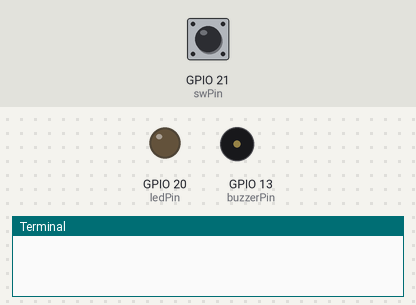
A program run on a simulated Raspberry Pi (BCM pin numbers). On the bench: output pins drawn as LEDs (lit = HIGH), buzzer (waves = sounding), the last lines printed to the terminal. Dashed ring = blinking. The test bench sets the inputs (shaded band); at power-on: GPIO 21 (swPin) LOW.

Above: at 1.2 s.
1.3 s: GPIO 21 (swPin) pulled HIGH for 0.15 s
At 1.75 s:
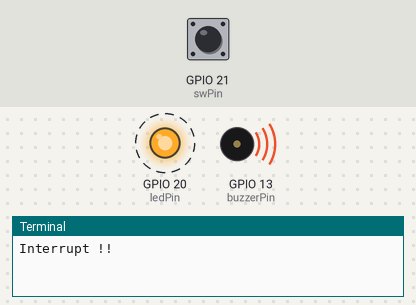
4.3 s: GPIO 21 (swPin) pulled HIGH for 1 s
At 5.1 s:
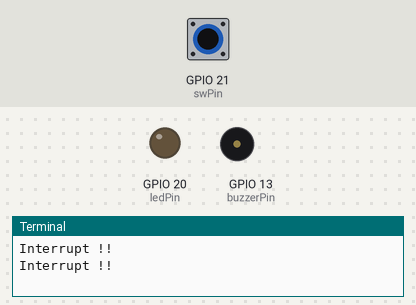
6.8 s: GPIO 21 (swPin) pulled HIGH for 3.2 s
At 6.95 s:
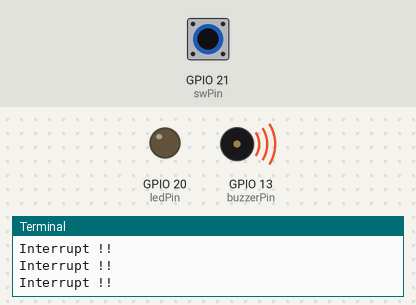
Timing chart, 0 to 17.5 s (numbered marks = the images above; inputs shaded):
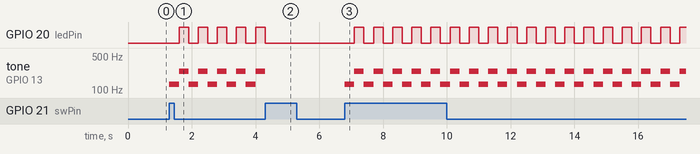

Measured:
- after the input at 1.3 s, GPIO 20 (ledPin): alternates HIGH for 0.30 s and LOW for 0.30 s, starting after 0.30 s; tone on GPIO 13 (buzzerPin): alternates 245 Hz for 0.30 s and 130 Hz for 0.30 s, starting at once
- after the input at 4.3 s, GPIO 20 (ledPin): goes on until 4.3 s, then stays LOW
- after the input at 6.8 s, GPIO 20 (ledPin): alternates HIGH for 0.30 s and LOW for 0.30 s, starting after 0.30 s; tone on GPIO 13 (buzzerPin): alternates 245 Hz for 0.30 s and 130 Hz for 0.30 s, starting at once

The program:

interrupt03.py
```python
import RPi.GPIO as GPIO
import time

# 핀번호
swPin = 21
ledPin = 20
buzzerPin = 13

# 인터럽트 상태
state = False

# 멜로디
music = [130, 245]

# 세팅, 초기화
GPIO.setmode(GPIO.BCM)
GPIO.setup(swPin, GPIO.IN, pull_up_down = GPIO.PUD_DOWN)
GPIO.setup(ledPin, GPIO.OUT)
GPIO.setup(buzzerPin, GPIO.OUT)
buzz = GPIO.PWM(buzzerPin, 440) # 440Hz를 갖는 객체 생성


def callbackfunc (channel):
	global state
	print("Interrupt !!")
	if state:
		state = False
	else:
		state = True

GPIO.add_event_detect(swPin, GPIO.RISING, callback=callbackfunc)

try:
	while True:
		GPIO.output(ledPin, False)
		i = 0	# led, 부저  신호
		while state:
			buzz.start(90)  # duty cycle 90으로 pwm 출력 시작
			GPIO.output(ledPin, i)
			buzz.ChangeFrequency(music[i]) # 주파수변경
			time.sleep(0.3)	# 0.3초 소리 유지

			if i:
				i = 0
			else:
				i = 1

		buzz.stop()

except KeyboardInterrupt:
	GPIO.cleanup()
```
